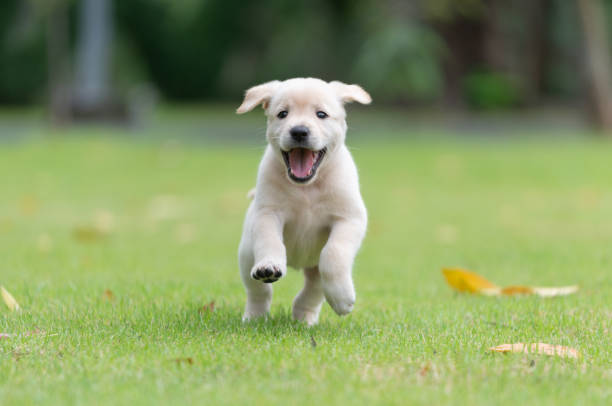
#> input picture Projects/puppy.jpg, 612 x 406 px, found by its file name
$ jupyter execute 'color conversions.ipynb'
#> lines starting #> are read from the running program, lines starting #| are printed output that depends on the picture
[cell 1]
import cv2
import numpy as np
import matplotlib.pyplot as plt

img = cv2.imread("puppy.jpg")
#> img is the input picture: shape (406, 612, 3); mean B, G, R 99.8, 152.8, 135.3

original = cv2.cvtColor(img, cv2.COLOR_BGR2RGB)

gray = cv2.cvtColor(img, cv2.COLOR_BGR2GRAY)
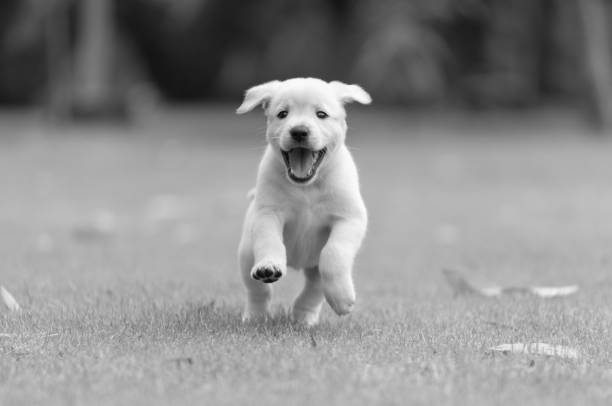
#> gray: shape (406, 612); min 6, max 255, mean 141.5
gray = cv2.cvtColor(gray, cv2.COLOR_GRAY2RGB)
#> gray: shape (406, 612, 3)

hsv = cv2.cvtColor(img, cv2.COLOR_BGR2HSV)
#> hsv: shape (406, 612, 3); mean H, S, V 42.9, 89.1, 153.8
lab = cv2.cvtColor(img, cv2.COLOR_BGR2LAB)
#> lab: shape (406, 612, 3); mean of channels 0, 1, 2 152.8, 112.9, 153.3

# Make all images same size
original = cv2.resize(original, (200, 200))
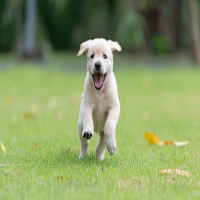
#> original: shape (200, 200, 3); mean R, G, B 135.2, 152.7, 99.7
gray = cv2.resize(gray, (200, 200))
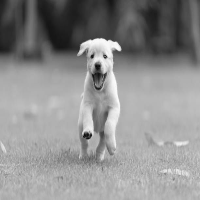
#> gray: shape (200, 200, 3); min 8, max 253, mean 141.4
hsv = cv2.resize(hsv, (200, 200))
#> hsv: shape (200, 200, 3); mean H, S, V 42.8, 89, 153.7
lab = cv2.resize(lab, (200, 200))
#> lab: shape (200, 200, 3); mean of channels 0, 1, 2 152.7, 112.8, 153.2

stacked = np.hstack((original, gray, hsv, lab))
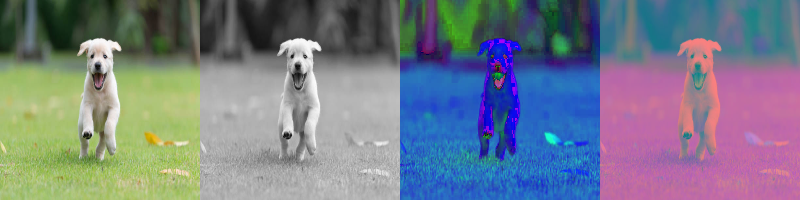
#> stacked: shape (200, 800, 3); mean R, G, B 118, 124, 137

plt.figure(figsize=(12,4))
plt.imshow(stacked)
plt.title("Original | Gray | HSV | LAB")
plt.axis("off")
plt.show()

[cell 2]
import cv2
import numpy as np
import matplotlib.pyplot as plt

img = cv2.imread('puppy.jpg')

rgb = cv2.cvtColor(img, cv2.COLOR_BGR2RGB)
width, height = 300, 300
rgb = cv2.resize(rgb, (width, height))
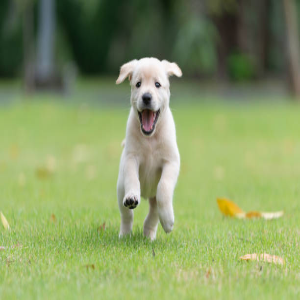
#> rgb: shape (300, 300, 3); mean R, G, B 135.2, 152.7, 99.7

hsv  = cv2.cvtColor(rgb, cv2.COLOR_RGB2HSV)
#> hsv: shape (300, 300, 3); mean H, S, V 42.8, 89.1, 153.7
xyz  = cv2.cvtColor(rgb, cv2.COLOR_RGB2XYZ)
#> xyz: shape (300, 300, 3); mean of channels 0, 1, 2 128.4, 145.1, 115.5
gray = cv2.cvtColor(rgb, cv2.COLOR_RGB2GRAY)
#> gray: shape (300, 300)
yuv  = cv2.cvtColor(rgb, cv2.COLOR_RGB2YUV)
#> yuv: shape (300, 300, 3); mean of channels 0, 1, 2 141.4, 107.5, 122.6
lab  = cv2.cvtColor(rgb, cv2.COLOR_RGB2LAB)
#> lab: shape (300, 300, 3); mean of channels 0, 1, 2 152.7, 112.9, 153.3

gray_rgb = cv2.cvtColor(gray, cv2.COLOR_GRAY2RGB)

result = np.hstack((rgb, hsv, xyz, gray_rgb, yuv, lab))
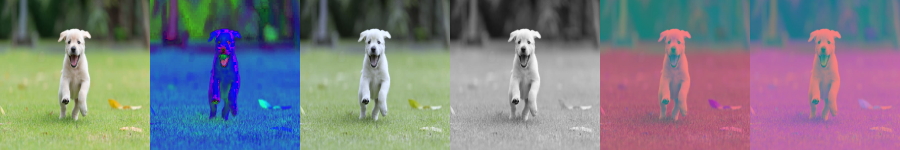
#> result: shape (300, 1800, 3) (shown at 1/2 size); mean R, G, B 123.7, 124.8, 131
plt.figure(figsize=(24, 8))
plt.imshow(result)
plt.title("RGB | HSV | XYZ | GRAY | YUV | LAB", fontsize=16)
plt.axis('off')
plt.show()

$ run again, with Projects/palm.jpg copied over Projects/puppy.jpg
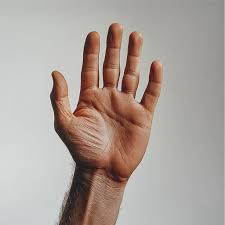
#> input picture Projects/palm.jpg, 225 x 225 px, found by its file name
#> img is the input picture: shape (225, 225, 3); mean B, G, R 154.8, 161.3, 172.3
#> `stacked = np.hstack((original, gray, hsv, lab))`:
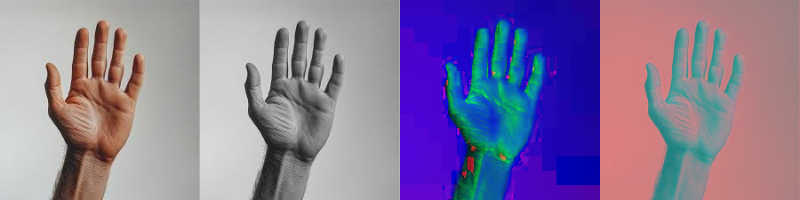
#> stacked: shape (200, 800, 3); mean R, G, B 136, 122.8, 156.3
#> xyz: shape (300, 300, 3); mean of channels 0, 1, 2 156.6, 163.2, 169.5
#> yuv: shape (300, 300, 3); mean of channels 0, 1, 2 163.8, 123.6, 135.3
#> `result = np.hstack((rgb, hsv, xyz, gray_rgb, yuv, lab))`:
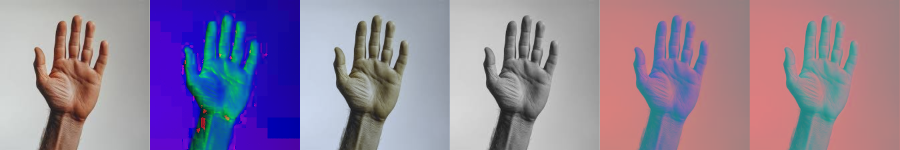
#> result: shape (300, 1800, 3) (shown at 1/2 size); mean R, G, B 144, 129.6, 155

$ run again, with Projects/lanes.png saved as Projects/puppy.jpg
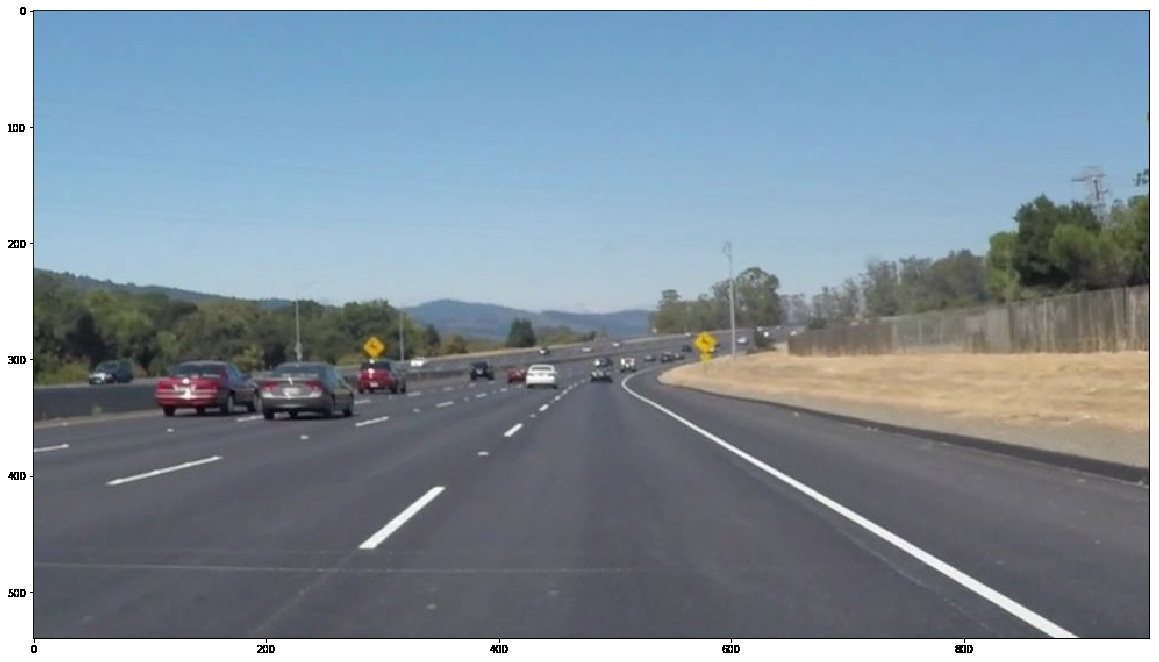
#> input picture Projects/lanes.png, 1159 x 662 px, found by its file name
#> img is the input picture: shape (662, 1159, 3); mean B, G, R 156.1, 143.8, 129.2
#> xyz: shape (300, 300, 3); mean of channels 0, 1, 2 132.3, 141, 165.5
#> `gray = cv2.cvtColor(rgb, cv2.COLOR_RGB2GRAY)`:
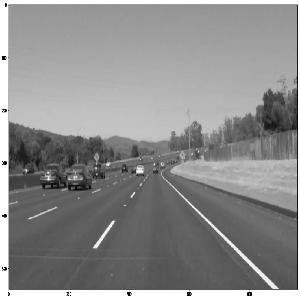
#> gray: shape (300, 300); min 0, max 255, mean 140.2
#> yuv: shape (300, 300, 3); mean of channels 0, 1, 2 140.2, 135.5, 117.8
#> `result = np.hstack((rgb, hsv, xyz, gray_rgb, yuv, lab))`:
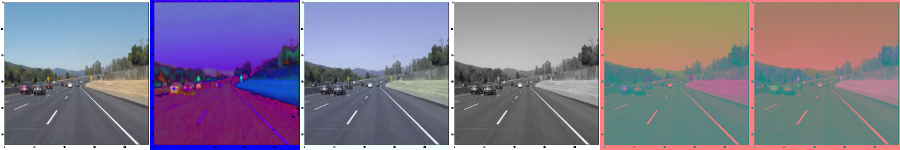
#> result: shape (300, 1800, 3) (shown at 1/2 size); mean R, G, B 130.1, 122.8, 143.1
